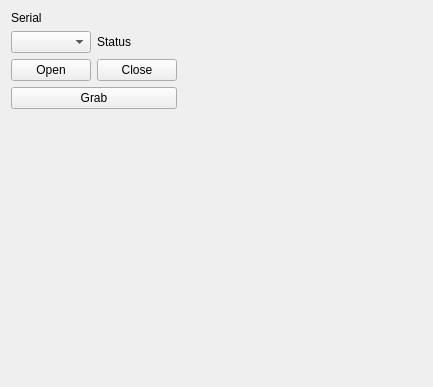
<?xml version="1.0" encoding="UTF-8"?>
<ui version="4.0">
 <class>mykinect_widget</class>
 <widget class="QWidget" name="mykinect_widget">
  <property name="geometry">
   <rect>
    <x>0</x>
    <y>0</y>
    <width>433</width>
    <height>387</height>
   </rect>
  </property>
  <property name="minimumSize">
   <size>
    <width>337</width>
    <height>144</height>
   </size>
  </property>
  <property name="windowTitle">
   <string>Form</string>
  </property>
  <layout class="QGridLayout" name="gridLayout">
   <item row="2" column="1">
    <widget class="QPushButton" name="pushButton_Close">
     <property name="enabled">
      <bool>true</bool>
     </property>
     <property name="text">
      <string>Close</string>
     </property>
    </widget>
   </item>
   <item row="2" column="2">
    <spacer name="horizontalSpacer">
     <property name="orientation">
      <enum>Qt::Horizontal</enum>
     </property>
     <property name="sizeHint" stdset="0">
      <size>
       <width>40</width>
       <height>20</height>
      </size>
     </property>
    </spacer>
   </item>
   <item row="5" column="0">
    <spacer name="verticalSpacer">
     <property name="orientation">
      <enum>Qt::Vertical</enum>
     </property>
     <property name="sizeHint" stdset="0">
      <size>
       <width>20</width>
       <height>40</height>
      </size>
     </property>
    </spacer>
   </item>
   <item row="4" column="0" colspan="2">
    <widget class="QPushButton" name="pushButton_Grab">
     <property name="enabled">
      <bool>true</bool>
     </property>
     <property name="text">
      <string>Grab</string>
     </property>
    </widget>
   </item>
   <item row="0" column="0" colspan="2">
    <widget class="QLabel" name="label_serial">
     <property name="text">
      <string>Serial</string>
     </property>
    </widget>
   </item>
   <item row="2" column="0">
    <widget class="QPushButton" name="pushButton_Open">
     <property name="text">
      <string>Open</string>
     </property>
    </widget>
   </item>
   <item row="1" column="0">
    <widget class="QComboBox" name="comboBox_KinectSerials"/>
   </item>
   <item row="1" column="1">
    <widget class="QLabel" name="label_status">
     <property name="text">
      <string>Status</string>
     </property>
    </widget>
   </item>
  </layout>
 </widget>
 <resources/>
 <connections/>
</ui>
